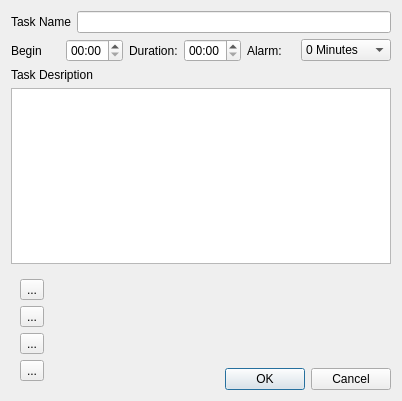
<?xml version="1.0" encoding="UTF-8"?>
<ui version="4.0">
 <class>TaskDialog</class>
 <widget class="QWidget" name="TaskDialog">
  <property name="geometry">
   <rect>
    <x>0</x>
    <y>0</y>
    <width>402</width>
    <height>401</height>
   </rect>
  </property>
  <property name="windowTitle">
   <string>Form</string>
  </property>
  <layout class="QVBoxLayout" name="verticalLayout_3">
   <item>
    <layout class="QHBoxLayout" name="horizontalLayout">
     <item>
      <widget class="QLabel" name="m_pLabelTaskName">
       <property name="text">
        <string>Task Name</string>
       </property>
       <property name="buddy">
        <cstring>m_pLineEditTaskName</cstring>
       </property>
      </widget>
     </item>
     <item>
      <widget class="QLineEdit" name="m_pLineEditTaskName"/>
     </item>
    </layout>
   </item>
   <item>
    <layout class="QHBoxLayout" name="horizontalLayout_2">
     <item>
      <widget class="QLabel" name="label_2">
       <property name="text">
        <string>Begin</string>
       </property>
       <property name="buddy">
        <cstring>m_pTimeEditBegin</cstring>
       </property>
      </widget>
     </item>
     <item>
      <widget class="QTimeEdit" name="m_pTimeEditBegin">
       <property name="displayFormat">
        <string>HH:mm</string>
       </property>
       <property name="calendarPopup">
        <bool>false</bool>
       </property>
      </widget>
     </item>
     <item>
      <widget class="QLabel" name="label_3">
       <property name="text">
        <string>Duration:</string>
       </property>
       <property name="buddy">
        <cstring>m_pTimeEditDuration</cstring>
       </property>
      </widget>
     </item>
     <item>
      <widget class="QTimeEdit" name="m_pTimeEditDuration">
       <property name="displayFormat">
        <string>HH:mm</string>
       </property>
       <property name="calendarPopup">
        <bool>false</bool>
       </property>
      </widget>
     </item>
     <item>
      <widget class="QLabel" name="label_4">
       <property name="text">
        <string>Alarm:</string>
       </property>
       <property name="buddy">
        <cstring>m_pComboBoxAlarmBefore</cstring>
       </property>
      </widget>
     </item>
     <item>
      <widget class="QComboBox" name="m_pComboBoxAlarmBefore">
       <item>
        <property name="text">
         <string>0 Minutes</string>
        </property>
       </item>
       <item>
        <property name="text">
         <string>5 Minutes</string>
        </property>
       </item>
       <item>
        <property name="text">
         <string>10 Minutes</string>
        </property>
       </item>
       <item>
        <property name="text">
         <string>15 Minutes</string>
        </property>
       </item>
       <item>
        <property name="text">
         <string>30 Minutes</string>
        </property>
       </item>
       <item>
        <property name="text">
         <string>1 Hour</string>
        </property>
       </item>
       <item>
        <property name="text">
         <string>2 Hours</string>
        </property>
       </item>
       <item>
        <property name="text">
         <string>4 Hours</string>
        </property>
       </item>
      </widget>
     </item>
    </layout>
   </item>
   <item>
    <widget class="QLabel" name="m_pLabelDescription">
     <property name="text">
      <string>Task Desription</string>
     </property>
     <property name="buddy">
      <cstring>m_pTextEditTaskDescription</cstring>
     </property>
    </widget>
   </item>
   <item>
    <widget class="QTextEdit" name="m_pTextEditTaskDescription">
     <property name="maximumSize">
      <size>
       <width>16777215</width>
       <height>16777215</height>
      </size>
     </property>
     <property name="tabChangesFocus">
      <bool>true</bool>
     </property>
     <property name="acceptRichText">
      <bool>false</bool>
     </property>
    </widget>
   </item>
   <item>
    <spacer name="verticalSpacer">
     <property name="orientation">
      <enum>Qt::Vertical</enum>
     </property>
     <property name="sizeHint" stdset="0">
      <size>
       <width>20</width>
       <height>5</height>
      </size>
     </property>
    </spacer>
   </item>
   <item>
    <layout class="QHBoxLayout" name="horizontalLayout_3">
     <item>
      <widget class="QWidget" name="m_pWidgetBrowseButtons" native="true">
       <layout class="QVBoxLayout" name="verticalLayout">
        <item>
         <widget class="QToolButton" name="m_pButtonFirstTask">
          <property name="text">
           <string>...</string>
          </property>
          <property name="icon">
           <iconset resource="../rsc/resources.qrc">
            <normaloff>:/img/go-top.png</normaloff>:/img/go-top.png</iconset>
          </property>
         </widget>
        </item>
        <item>
         <widget class="QToolButton" name="m_pButtonPreviousTask">
          <property name="text">
           <string>...</string>
          </property>
          <property name="icon">
           <iconset resource="../rsc/resources.qrc">
            <normaloff>:/img/go-up.png</normaloff>:/img/go-up.png</iconset>
          </property>
         </widget>
        </item>
        <item>
         <widget class="QToolButton" name="m_pButtonNextTask">
          <property name="text">
           <string>...</string>
          </property>
          <property name="icon">
           <iconset resource="../rsc/resources.qrc">
            <normaloff>:/img/go-down.png</normaloff>:/img/go-down.png</iconset>
          </property>
         </widget>
        </item>
        <item>
         <widget class="QToolButton" name="m_pButtonLastTask">
          <property name="text">
           <string>...</string>
          </property>
          <property name="icon">
           <iconset resource="../rsc/resources.qrc">
            <normaloff>:/img/go-bottom.png</normaloff>:/img/go-bottom.png</iconset>
          </property>
         </widget>
        </item>
       </layout>
      </widget>
     </item>
     <item>
      <spacer name="horizontalSpacer">
       <property name="orientation">
        <enum>Qt::Horizontal</enum>
       </property>
       <property name="sizeHint" stdset="0">
        <size>
         <width>40</width>
         <height>20</height>
        </size>
       </property>
      </spacer>
     </item>
     <item>
      <layout class="QVBoxLayout" name="verticalLayout_2">
       <item>
        <spacer name="verticalSpacer_2">
         <property name="orientation">
          <enum>Qt::Vertical</enum>
         </property>
         <property name="sizeHint" stdset="0">
          <size>
           <width>20</width>
           <height>40</height>
          </size>
         </property>
        </spacer>
       </item>
       <item>
        <widget class="QDialogButtonBox" name="m_pOkAbbortButtonBox">
         <property name="standardButtons">
          <set>QDialogButtonBox::Cancel|QDialogButtonBox::Ok</set>
         </property>
        </widget>
       </item>
      </layout>
     </item>
    </layout>
   </item>
  </layout>
 </widget>
 <tabstops>
  <tabstop>m_pLineEditTaskName</tabstop>
  <tabstop>m_pTimeEditBegin</tabstop>
  <tabstop>m_pTimeEditDuration</tabstop>
  <tabstop>m_pComboBoxAlarmBefore</tabstop>
  <tabstop>m_pTextEditTaskDescription</tabstop>
  <tabstop>m_pOkAbbortButtonBox</tabstop>
 </tabstops>
 <resources>
  <include location="../rsc/resources.qrc"/>
 </resources>
 <connections/>
</ui>
